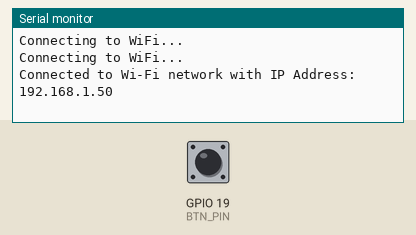
This sketch was run on a simulated ESP32. Parts: the last lines printed to the serial monitor. The test bench sets the inputs (shaded band); at power-on: GPIO 19 (BTN_PIN) HIGH. WiFi joins after 1.5 s; servers stay silent unless stated; uploads are accepted with an empty reply.

Above: at 3.2 s.
3.3 s: GPIO 19 (BTN_PIN) pulled LOW for 0.15 s
At 4.9 s:
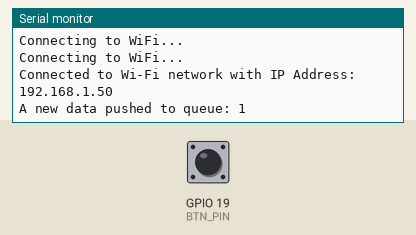
6.4 s: GPIO 19 (BTN_PIN) pulled LOW for 1 s
At 8.5 s:
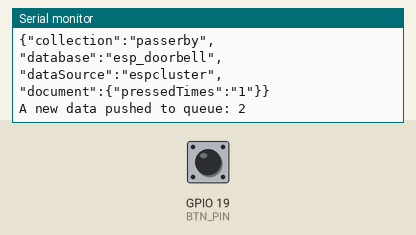
8.9 s: GPIO 19 (BTN_PIN) pulled LOW for 1 s
At 12.9 s:
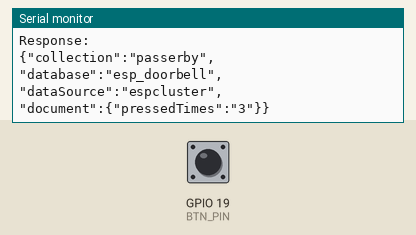

The sketch:

doorbell.ino
```cpp
/* @Title: Doorbell Project
 * @Members: Leyte, Gamotia
 * @Date 05-16-24 05:00:36 GMT +08:00
 *
 */

// ERROR STATUS GUIDE
//CONNECTION_REFUSED (-1)
//SEND_HEADER_FAILED (-2)
//SEND_PAYLOAD_FAILED (-3)
//NOT_CONNECTED (-4)
//CONNECTION_LOST (-5)
//NO_STREAM (-6)
//NO_HTTP_SERVER (-7)
//TOO_LESS_RAM (-8)
//ENCODING (-9)
//STREAM_WRITE (-10)
//READ_TIMEOUT (-11)

#include <WiFi.h>
#include <WiFiClient.h>
#include <HTTPClient.h>
#include <ArduinoJson.h>

#include <queue> // data struct implementation for ease post connection
#include <Ticker.h>

// URL
const String serverUrl = "https://ap-southeast-1.aws.data.mongodb-api.com/app/data-uxjtwvh/endpoint/data/v1/action/insertOne";
const String apiKey = "OtE9RMH4EdXpMVVQHhNJh9LMpsOLogNQ4kpyzMiGAgKI35LLxVgbnAStaQUIr0Pr";

//DATABASE CREDENTIALS
const String database = "esp_doorbell"; //db
const String collection = "passerby"; // tbl
const String dataSource = "espcluster"; //tbl

//WIFI CREDENTIALS
#define _SSID "PLDTHOMEFIBR1c3f8"
#define _PASS "PLDTWIFIfx86x"

// BUTTON SETTINGS
#define DEBOUNCE_DELAY 2000 //ms [ this is to set a delay of 2 seconds to prevent spam whenever the button is pressed longer ]

const int BTN_PIN = 19;

// Variables that will change values:
int pushedTimes = 0;

int prevBtnState = HIGH; // the previous state from the input pin
int currBtnState;     // the current reading from the input pin

unsigned long lastDebounceTime = 0; // to know when was the last time the button were pressed to prevent spam when button is pressed longer
// end


WiFiClient client;
HTTPClient http;

Ticker pushToMongo; // a ticker to push the collected data from the queue into MongoDB collection
Ticker releaseRes; // resource releaser


// a way to group several related variables into one place. each variable in the structure is known as a member of the structure.
// unlike an array, a structure can contain many different data types
struct HttpRequest
{
  String data;
};

std::queue<HttpRequest> requestQueue; // initialize queue

void setup ()
{
	Serial.begin(115200);
	pinMode(BTN_PIN, INPUT_PULLUP);

	WiFi.mode(WIFI_STA);
	WiFi.begin(_SSID, _PASS);
	while (WiFi.status() != WL_CONNECTED)
	{
		delay(1000);
		Serial.println("Connecting to WiFi...");
	}
	Serial.print("Connected to Wi-Fi network with IP Address: ");
	Serial.println(WiFi.localIP());

  http.setReuse(true);

  // attach tickers/timers
  pushToMongo.attach_ms(5000, insertToMongoDB); // pushes data collected from the queue into MongoDB every 5 sec.
  releaseRes.attach_ms(15000, releaseConn); // release connection every 15 sec.
}

void loop()
{
	currBtnState = digitalRead(BTN_PIN);
	unsigned long currTime = millis();

	if (prevBtnState == LOW && currBtnState == HIGH) // logic made to prevent spam when button is pressed longer
	{
		if ((currTime - lastDebounceTime) >= DEBOUNCE_DELAY) // made to check for every 2 seconds interval to prevent spam insertion to mongodb
		{
      pushedTimes++;
      pushData(String(pushedTimes));
		  lastDebounceTime = currTime;
		}
	}
	prevBtnState = currBtnState;

	delayMicroseconds(10); // a small delay to initialize data properly to load in their respective memory
}

void pushData(const String& data)
{
  HttpRequest newRequest;
  newRequest.data = data;

  requestQueue.push(newRequest);
  Serial.print("A new data pushed to queue: ");
  Serial.println(data);
}

/*
 * @Description: triggers every 5 seconds to push all data together that is in queue
 * when tiggered, it checks if the queue is not empty, then checks the front data of the queue, then post request, and pop. Repeats until cleared.
 */
void insertToMongoDB()
{
  while (!requestQueue.empty())
  {
    HttpRequest nextRequest = requestQueue.front();

    http.begin(serverUrl);
    http.addHeader("Connection", "Keep-Alive");
    http.addHeader("Content-Type", "application/json");
    http.addHeader("Access-Control-Request-Headers", "*");
    http.addHeader("api-key", apiKey);
    Serial.println("Connection to MongoDB has been established");

    StaticJsonDocument<200> doc;
    doc["collection"] = collection;
    doc["database"] = database;
    doc["dataSource"] = dataSource;

    JsonObject document = doc.createNestedObject("document");
    document["pressedTimes"] = nextRequest.data;

    String payload;
    serializeJson(doc, payload);

    int httpResponseCode = http.POST(payload);
    if (httpResponseCode > 0)
    {
      Serial.println("Successfully sent data to MongoDB");
      String response = http.getString();
      Serial.println("Response: ");
      Serial.println(response);
      Serial.println(payload);
    } else {
      Serial.print("Error code: ");
      Serial.println(httpResponseCode);
    }

    requestQueue.pop();
  }
}

/*
 * @Description: triggers every 5 seconds to push all data together that is in queue
 * when tiggered, it checks if the queue is not empty, then checks the front data of the queue, then post request, and pop. Repeats until cleared.
 */
void releaseConn()
{
  if (requestQueue.empty())
  {
    http.end(); // release resources after sometime
    Serial.println("Released resources");
  }
}
```

Measured:
- after the input at 3.3 s, the serial monitor: prints a new line after 0.15 s (image 1)
- after the input at 6.4 s, the serial monitor: prints a new line after 1.0 s (image 2)
- after the input at 8.9 s, the serial monitor: prints a new line after 1.0 s (image 3)
